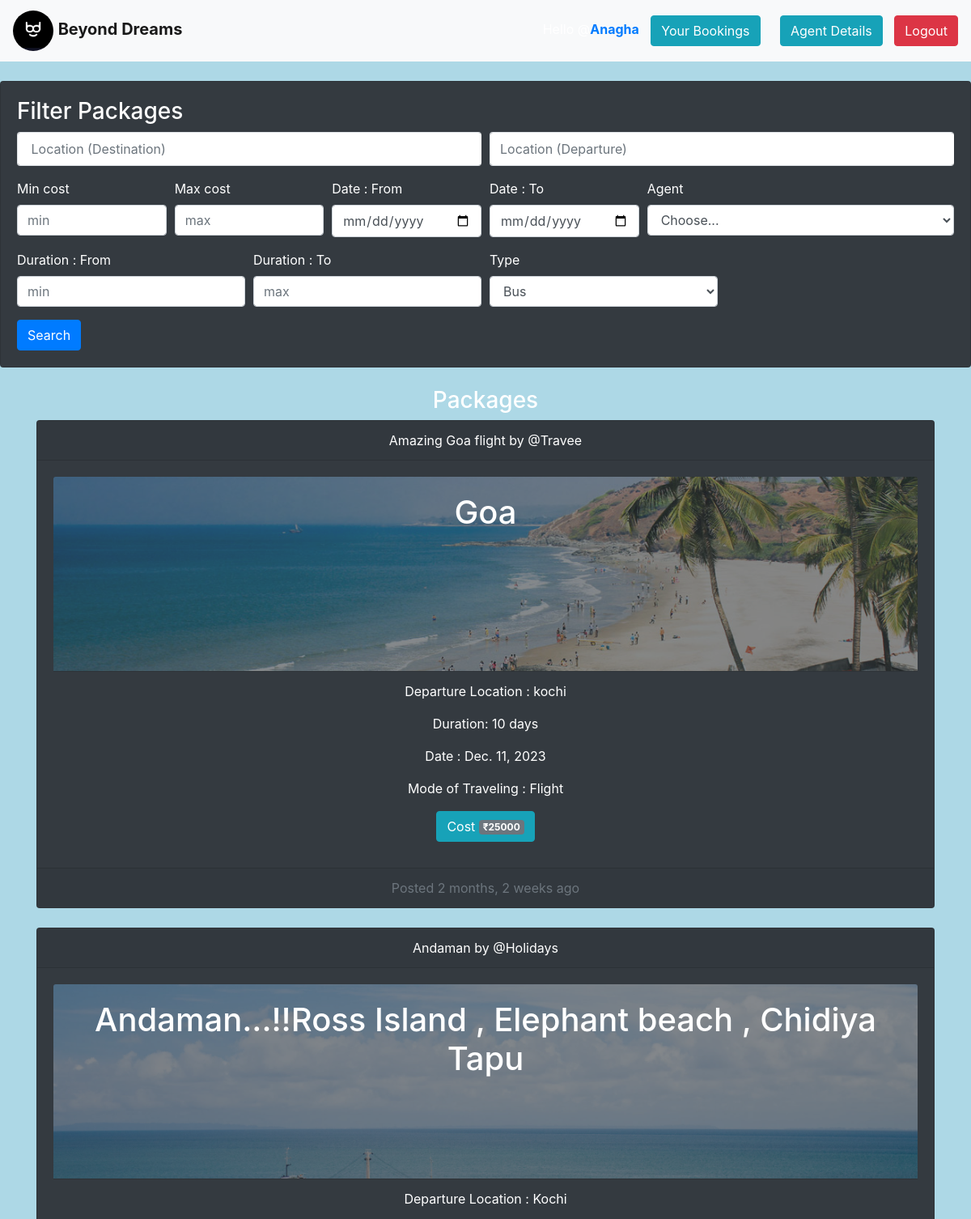
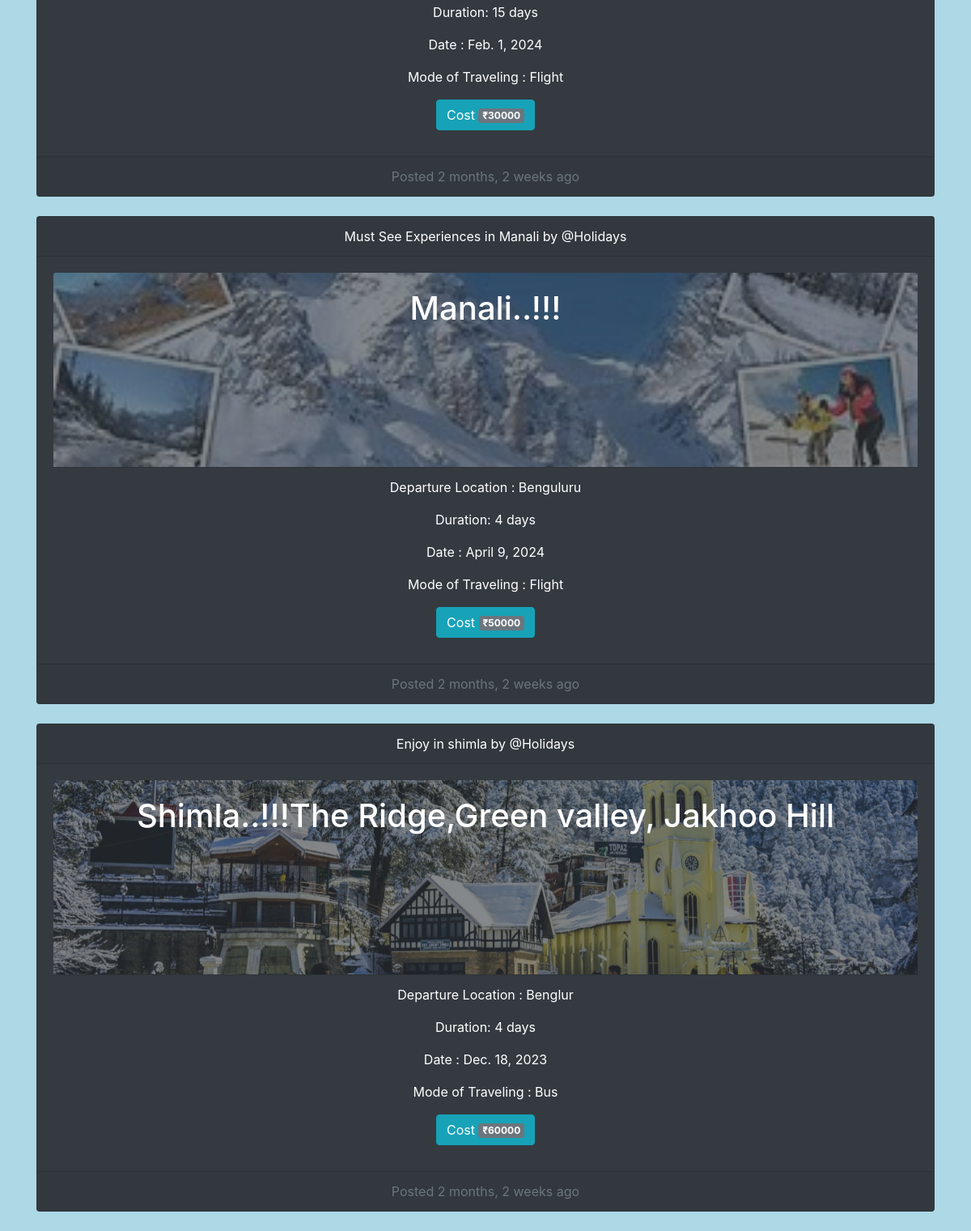
The app's page /package/ (signed in) with its own data (2 pictures, top to bottom).
### backpacker/models.py (models this page shows, shortened)
class CustomUser(AbstractUser):
    is_agent = models.BooleanField('agent stat', default=False)
    is_customer = models.BooleanField('customer status', default=False)
    phone = models.CharField(max_length=10,default="")
    aadhar_no = models.CharField(max_length=12,default="")
    aadhar_image=models.ImageField(default="B.png")
    REQUIRED_FIELDS = []

class Package(models.Model):
    title = models.CharField(max_length=100)
    agent = models.ForeignKey(Agent, on_delete=models.CASCADE, null=True)
    cost = models.IntegerField()
    duration = models.IntegerField()
    Location = models.CharField(max_length=100)
    ddate = models.DateField(
        validators=[MinValueValidator(datetime.date.today)])
    posteddate = models.DateField(auto_now=True)
    dloc = models.CharField(max_length=300)
    description = models.TextField(null=True, blank=True)
    slots = models.IntegerField(default=2)
    image = models.ImageField(default="B.png")
    users = models.ManyToManyField(
        CustomUser, related_name='participants', blank=True)
    mode = models.CharField(max_length=1, choices=Travel_mode,default="B")
    class Meta:
        ordering = ['-posteddate']

class Agent(models.Model):
    User = models.ForeignKey(
        CustomUser, on_delete=models.CASCADE, primary_key=True)
    name = models.CharField(max_length=100)
    bio = models.CharField(max_length=100)
    def __str__(self):
        return self.name

### backpacker/decorators.py (the view)
    def wrap(request, *args, **kwargs):
        user=request.user
        if user.is_customer:
            return view_func(request, *args, **kwargs)
        else:
            messages.error(request, 'you must be an User')
            return render(request, "backpacker/login.html")

### backpacker/views.py (called while the page is built)
def is_valid_queryparam(param):
    return param != '' and param is not None

### templates/backpacker/contents.html (shortened to what this page needs)
{% extends 'main.html' %}
{% load static %}
{% block content %}
<div>
  <font color="#ffffff">
 <br>
  <div class="card card-body  bg-dark">
      <h3>Filter Packages</h3>
      <form method="GET" action=".">
        <div class="form-row">
            <div class="form-group col-md-6">
                <div class="input-group">
                    <input class="form-control py-2 border-right-0 border" type="search" name="destination" placeholder=" Location (Destination) " />
                </div>
            </div>
             <div class="form-group col-md-6">
                <div class="input-group">
                    <input class="form-control py-2 border-right-0 border" type="search" name="departure" placeholder="Location (Departure) " />
                </div>
            </div>
        </div>
        <div class="form-row">
          <div class="form-group col-md-2 col-lg-2">
            <label for="viewCountMin">Min cost</label>
            <input type="number" min=0 class="form-control" id="mincost" placeholder="min" name="min_cost">
          </div>
          <div class="form-group col-md-2 col-lg-2">
            <label for="viewCountMax">Max cost</label>
            <input type="number" min=0 class="form-control" id="maxcost" placeholder="max" name="max_cost">
          </div>
          <div class="form-group col-md-2 col-lg-2">
            <label for="publishDateMin">Date : From</label>
            <input type="date" class="form-control" id="datemin" name="min_date">
          </div>
          <div class="form-group col-md-2 col-lg-2">
            <label for="publishDateMax">Date : To</label>
            <input type="date" class="form-control" id="publishDateMax" name="max_date">
          </div>
          <div class="form-group col-md-4">
            <label for="category">Agent</label>
            <select id="category" class="form-control" name="agent">
              <option selected>Choose...</option>
            </select>
          </div>
          </div>
          <div class="form-row">
          <div class="form-group col-md-3 ">
            <label for="MinDur">Duration : From</label>
            <input type="number" min=1 class="form-control" id="viewCountMin" placeholder="min" name="min_dur">
          </div>
          <div class="form-group col-md-3 ">
            <label for="maxdur">Duration : To</label>
            <input type="number" min=1 class="form-control" id="viewCountMax" placeholder="max" name="max_dur">
          </div>
          <div class="form-group col-md-3">
            <label for="category">Type</label>
            <select id="category" class="form-control" name="type">
              <option value='B'>Bus</option>
            </select>
          </div>
        </div>
        <button type="submit" class="btn btn-primary">Search</button>
      </form>
</div>
<br>
<h3 class="text-center">Packages</h3>
 <div class="container">
 {% if packages %}
    {% for package in packages  %}
  <a href="{% url 'package-det' package.id %}" style="text-decoration:none ; color:#fff">
  <div class="row">
    <div class="col-sm-12">
      <div class="card text-white text-center bg-dark">
      <div class="card-header">{{ package.title  }}
    by @{{ package.agent }}
    </div>
      <div class="card-body">
      <div class="demo-wrap">
        <img src="{{package.image.url}}" class="card-img-top demo-bg " alt="...">
        <div class="card-img-overlay">
        <h1 class="card-title demo-content">{{ package.Location }}</h1>
        </div>
        </div>
         <ul class="list-group list-group-flush bg-dark">
         <li class="list-group-item bg-dark">
         <p class="card-text">Departure Location : {{ package.dloc }} </p>
        <p class="card-text">Duration: {{ package.duration }} days</p>
        <p class="card-text">Date : {{ package.ddate }} </p>
       <p class="card-text">Mode of Traveling :
       {% if package.mode == "T" %}
       Train
       {% elif package.mode == "B" %}
       Bus
       {% elif package.mode == "F" %}
       Flight
      {% endif %}
        </p>
         <button type="button" class="btn btn-info">
        Cost <span class="badge bg-secondary">₹{{package.cost}}</span>
          </button></li>
        </ul>
      </div>
      <div class="card-footer text-muted"> Posted
    {{package.posteddate|timesince}} ago
  </div>
  </div>
  </div>
  </div>
<br>
  </a>
   {% endfor %}
   {% else %}
   <h1 class="text-white text-center"> No packages matching your search</h1>
   {% endif %}
  </div>
</div>
{% endblock content %}

### templates/main.html (shortened to what this page needs)
{% load static %}
<!DOCTYPE html>
<html lang="en">
  <head>
    <link
      rel="stylesheet"
      href="https://maxcdn.bootstrapcdn.com/bootstrap/4.0.0/css/bootstrap.min.css"
    />
  </head>
  <body style="background-color: lightblue">
    <nav class="navbar navbar-light bg-light">
    <ul class="nav navbar-nav navbar-left">
    <li>
      <a class="navbar-brand fw-bold" href="{% url 'index' %}">
        <img
          src="{% static 'images/bd.jpg' %}"
          width="50"
          height="50"
          class="d-inline-block align-center rounded-circle"
          alt=""
        />
       <b> Beyond Dreams </b>
      </a>
      </li>
      </ul>
      {% if request.user.is_authenticated %}
      <ul class="nav navbar-nav navbar-right">
      <li class="text-white">
      <span>Hello @<b><a href="{% url 'package' %}">{{request.user.username}}</a></b></span>
      {% if  request.user.is_customer is True and  not 'bookinglist' in request.path  %}
      <a href="{% url 'bookinglist' %}" class="link-dark">
          <button type="button" class="btn btn-info"style="margin:10px;">Your Bookings</button>
        </a>
        <a href="{% url 'Agentdetails' request.user.username %}" class="link-dark">
          <button type="button" class="btn btn-info"style="margin:10px;">Agent Details</button>
        </a>
        {% endif %}
        <a href="{% url 'logout' %}" class="link-dark">
          <button type="button" class="btn btn-danger">Logout</button>
        </a>
        </li>
      </ul>
      {% endif %}
    </nav>
    {% block content %} {% endblock %}
  </body>
</html>

### templates/main.html (style rules this page uses)
.card-img-top { width: 100%; height: 30vh; object-fit: cover; }
.demo-wrap { overflow: hidden; position: relative; }
.demo-bg { opacity: 0.4; }
.demo-content { position: relative; }

### records on screen
CustomUser: user.username "Anagha"
Package: title "Amazing Goa flight", agent "Travee", image (picture), Location "Goa", dloc "kochi", duration "10", ddate "Dec. 11, 2023", mode "Flight", cost "25000", posteddate "2 months, 2 weeks"
Package: title "Andaman", agent "Holidays", image (picture), Location "Andaman...!!Ross Island , Elephant beach , Chidiya Tapu", dloc "Kochi", duration "15", ddate "Feb. 1, 2024", mode "Flight", cost "30000", posteddate "2 months, 2 weeks"
Package: title "Must See Experiences in Manali", agent "Holidays", image (picture), Location "Manali..!!!", dloc "Benguluru", duration "4", ddate "April 9, 2024", mode "Flight", cost "50000", posteddate "2 months, 2 weeks"
Package: title "Enjoy in shimla", agent "Holidays", image (picture), Location "Shimla..!!!The Ridge,Green valley, Jakhoo Hill", dloc "Benglur", duration "4", ddate "Dec. 18, 2023", mode "Bus", cost "60000", posteddate "2 months, 2 weeks"
